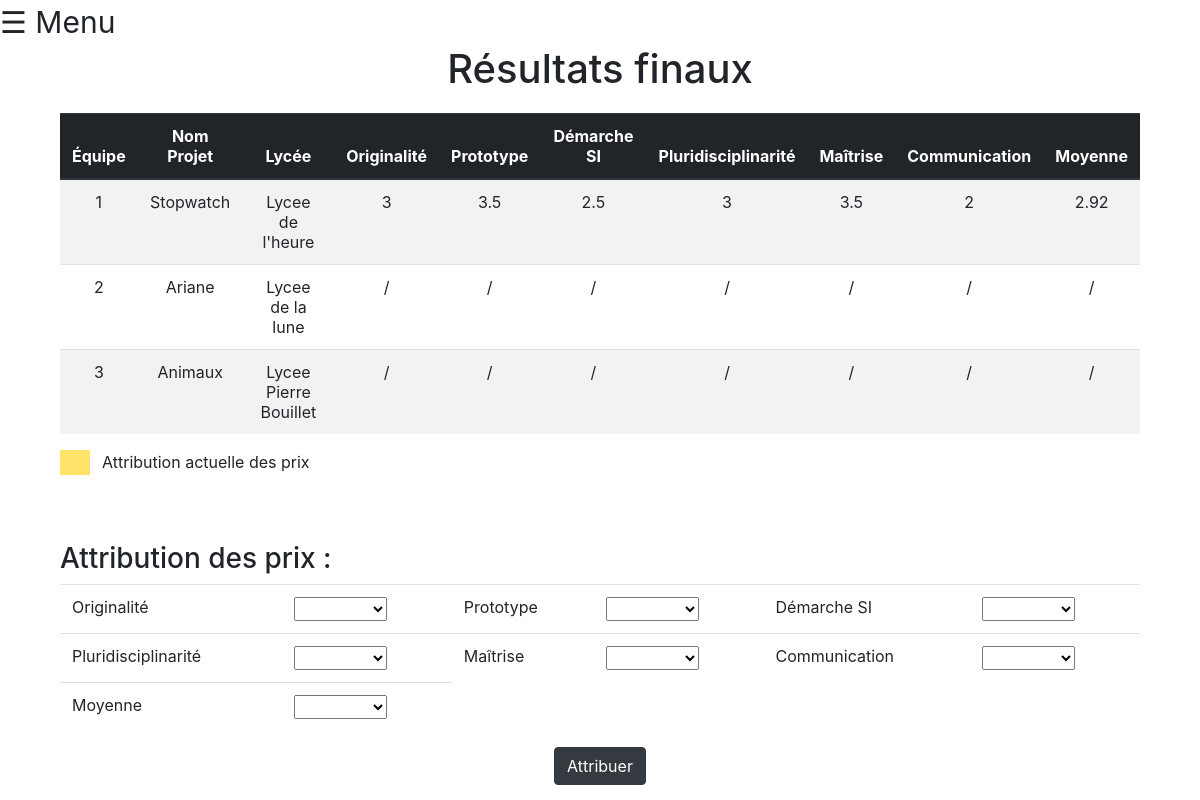
/site-web/templates/admin/resultats_admin.php (signed in), run on the app's committed database.
### tables this page shows
create table GROUPE(
    NumGroupe int,
    NomProjet varchar(30),
    Lycee varchar(100),
    numSalle int,
    image_Projet varchar(100),
    PRIMARY key(NumGroupe)
);

create table NOTE(
    idNote int,
    prototype int,
    originalite int,
    DemarcheScientifique int,
    pluriDisciplinarite int,
    MaitriseScientifique  int,
    Communication int,
    PRIMARY key(idNote)
);

### BD/Interactions/InteractionsBD.php (called while the page is built, shortened)
<?php
    function getNote($connexion,$numGroupe)
    {
        try
        {
            $Liste = array("Prototype"=>0,"Originalite"=> 0,"DemarcheSI"=>0,"pluriDisciplinarite"=>0,"Maitrise"=>0,"devDurable"=>0);
            $prep = "select idNote from DONNE where NumGroupe = $numGroupe";
            $reponse = $connexion->query($prep);
            $NB = $reponse->rowCount();
            if ($NB == 0)
            {
                return array("Prototype"=>-1,"Originalite"=>-1,"DemarcheSI"=>-1,"pluriDisciplinarite"=>-1,"Maitrise"=>-1,"devDurable"=>-1);
            }
            while ($donnees = $reponse->fetch())
            {
                $id = $donnees['idNote'];
                $req = "select * from NOTE where idNote = $id";
                $data = $connexion->query($req);
                $rep = $data->fetch();
                $Liste["Prototype"] += $rep['prototype'];
                $Liste["Originalite"] += $rep['originalite'];
                $Liste["DemarcheSI"] += $rep['DemarcheScientifique'];
                $Liste["pluriDisciplinarite"] += $rep['pluriDisciplinarite'];
                $Liste["Maitrise"] += $rep['MaitriseScientifique'];
                $Liste["devDurable"] += $rep['Communication'];
            }
            $Liste["Prototype"] = $Liste["Prototype"] / $NB;
            $Liste["Originalite"] = $Liste["Originalite"]/$NB;
            $Liste["DemarcheSI"] = $Liste["DemarcheSI"]/$NB;
            $Liste["pluriDisciplinarite"] = $Liste["pluriDisciplinarite"]/$NB;
            $Liste["Maitrise"] = $Liste["Maitrise"]/$NB;
            $Liste["devDurable"] = $Liste["devDurable"]/$NB;
            return $Liste;
        }
        catch(PDOException $e)
        {
        echo $e.getMessage();
        }
    }
?>

### site-web/templates/admin/resultats_admin.php (the view, shortened to what this page needs)
<html>
<head>
  <link rel="stylesheet" href="../../css/index.css"/>
  <link rel="stylesheet" href="https://maxcdn.bootstrapcdn.com/bootstrap/4.0.0-beta.3/css/bootstrap.min.css">
</head>
<body>
  <?php
    include 'menu_admin.php';
    include '../../../BD/Interactions/InteractionsBD.php';
    $db = connect_database();
  ?>
  <center><h1>Résultats finaux</h1></center>
  <div>
    <div style="padding-top: 1% ; padding-left: 5% ; padding-right: 5%">
      <table class="table table-striped" style="text-align: center;">
        <thead class="thead-dark">
          <tr>
            <th>Équipe</th>
            <th>Nom Projet</th>
            <th>Lycée</th>
            <th>Originalité</th>
            <th>Prototype</th>
            <th>Démarche SI</th>
            <th>Pluridisciplinarité</th>
            <th>Maîtrise</th>
            <th>Communication</th>
            <th>Moyenne</th>
          </tr>
        </thead>
        <?php
        $all_grp = array();
        $all_recompense = array();
        try{
          $stmt = $db->prepare("SELECT NumGroupe,Lycee,NomProjet FROM GROUPE");
          $stmt->execute();
          $stmt2 = $db->prepare("SELECT idGroupe, idRecompense FROM RECOMPENSE");
          $stmt2->execute();
          while($row = $stmt2->fetch()){
            $all_recompense[$row["idRecompense"]] = $row["idGroupe"];
          }
          $rec0 = 0;
          $rec1 = 0;
          $rec2 = 0;
          $rec3 = 0;
          $rec4 = 0;
          $rec5 = 0;
          $rec6 = 0;
          while($row = $stmt->fetch()){
            array_push($all_grp,$row['NumGroupe']);
            $liste = getNote($db,$row['NumGroupe']);
            echo "<tr>";
            echo "<td>".$row['NumGroupe']."</td>";
            echo "<td>".$row['NomProjet']."</td>";
            echo "<td>".$row['Lycee']."</td>";
            if($liste['Originalite']==-1){
              $rec0+=1;
              if ($rec0 != $all_recompense["1"]){
                echo "<td>". "/" ."</td>";
              }
              else{
                echo "<td bgcolor='#FFE469'>". "/" ."</td>";
              }
            }
            if($liste['Prototype']==-1){
              $rec1+=1;
              if ($rec1 != $all_recompense["2"]){
                echo "<td>". "/" ."</td>";
              }
              else{
                echo "<td bgcolor='#FFE469'>". "/" ."</td>";
              }
            }
            if($liste['DemarcheSI']==-1){
              $rec2+=1;
              if ($rec2 != $all_recompense["3"]){
                echo "<td>". "/" ."</td>";
              }
              else{
                echo "<td bgcolor='#FFE469'>". "/" ."</td>";
              }
            }
            if($liste['pluriDisciplinarite']==-1){
              $rec3+=1;
              if ($rec3 != $all_recompense["4"]){
                echo "<td>". "/" ."</td>";
              }
              else{
                echo "<td bgcolor='#FFE469'>". "/" ."</td>";
              }
            }
            if($liste['Maitrise']==-1){
              $rec4+=1;
              if ($rec4 != $all_recompense["5"]){
                echo "<td>". "/" ."</td>";
              }
              else{
                echo "<td bgcolor='#FFE469'>". "/" ."</td>";
              }
            }
            if($liste['devDurable']==-1){
              $rec5+=1;
              if ($rec5 != $all_recompense["6"]){
                echo "<td>". "/" ."</td>";
              }
              else{
                echo "<td bgcolor='#FFE469'>". "/" ."</td>";
              }
            }
            if($liste['Originalite']==-1 OR $liste['Prototype']==-1 OR $liste['DemarcheSI']==-1 OR $liste['pluriDisciplinarite']==-1 OR $liste['Maitrise']==-1 OR $liste['devDurable']==-1){
              $rec6+=1;
              if ($rec6 != $all_recompense["7"]){
                echo "<td>". "/" ."</td>";
              }
              else{
                echo "<td bgcolor='#FFE469'>". "/" ."</td>";
              }
            }
            else{
              $rec0+=1;
              if ($rec0 != $all_recompense["1"]){
                echo "<td>".$liste['Originalite']."</td>";
              }
              else{
                echo "<td bgcolor='#FFE469'>".$liste['Originalite']."</td>";
              }
              $rec1+=1;
              if ($rec1 != $all_recompense["2"]){
                echo "<td>".$liste['Prototype']."</td>";
              }
              else{
                echo "<td bgcolor='#FFE469'>".$liste['Prototype']."</td>";
              }
              $rec2+=1;
              if ($rec2 != $all_recompense["3"]){
                echo "<td>".$liste['DemarcheSI']."</td>";
              }
              else{
                echo "<td bgcolor='#FFE469'>".$liste['DemarcheSI']."</td>";
              }
              $rec3+=1;
              if ($rec3 != $all_recompense["4"]){
                echo "<td>".$liste['pluriDisciplinarite']."</td>";
              }
              else{
                echo "<td bgcolor='#FFE469'>".$liste['pluriDisciplinarite']."</td>";
              }
              $rec4+=1;
              if ($rec4 != $all_recompense["5"]){
                echo "<td>".$liste['Maitrise']."</td>";
              }
              else{
                echo "<td bgcolor='#FFE469'>".$liste['Maitrise']."</td>";
              }
              $rec5+=1;
              if ($rec5 != $all_recompense["6"]){
                echo "<td>".$liste['devDurable']."</td>";
              }
              else{
                echo "<td bgcolor='#FFE469'>".$liste['devDurable']."</td>";
              }
              $rec6+=1;
              if ($rec6 != $all_recompense["7"]){
                echo "<td>".round(($liste['Originalite'] + $liste['Prototype'] + $liste['DemarcheSI'] + $liste['pluriDisciplinarite'] + $liste['Maitrise'] + $liste['devDurable'])/6, 2) ."</td>";
              }
              else{
                echo "<td bgcolor='#FFE469'>".round(($liste['Originalite'] + $liste['Prototype'] + $liste['DemarcheSI'] + $liste['pluriDisciplinarite'] + $liste['Maitrise'] + $liste['devDurable'])/6, 2) ."</td>";
              }
            }
            echo "</tr>";
          }
        }
        catch(Exception $e){
          echo $e.getMessage();
        }
        ?>
      </table>
    </div>
    <div style:"display: flex">
      <div style="background-color: #FFE469 ; height: 25px ; width: 30px ; float: left ; margin-left: 5%"> </div>
      <label style="padding-left: 1%">Attribution actuelle des prix</label>
    </div>
    <div style="padding-left: 5% ; padding-right: 5% ; padding-top: 5%">
      <h3>Attribution des prix :</h3>
      <form method="post" action="insert_res.php">
        <table class="table">
          <tr>
            <td>Originalité</td>
            <td>
              <select name="originalite">
                <option value="none"></option>
                <?php
                  foreach ($all_grp as $num) {
                    if ($all_recompense["1"]==$num){
                      echo "<option value='".$num."' selected='selected'>Groupe ".$num."</option>";
                    }
                    else{
                      echo "<option value='".$num."'>Groupe ".$num."</option>";
                    }
                  }?>
              </select>
            </td>
            <td>Prototype</td>
            <td>
              <select name="prototype">
                <option value="none"></option>
                <?php foreach ($all_grp as $num) {
                  if ($all_recompense["2"]==$num){
                    echo "<option value='".$num."' selected='selected'>Groupe ".$num."</option>";
                  }
                  else{
                    echo "<option value='".$num."'>Groupe ".$num."</option>";
                  }
                } ?>
              </select>
            </td>
            <td>Démarche SI</td>
            <td>
              <select name="demarche_si">
                <option value="none"></option>
                <?php foreach ($all_grp as $num) {
                  if ($all_recompense["3"]==$num){
                    echo "<option value='".$num."' selected='selected'>Groupe ".$num."</option>";
                  }
                  else{
                    echo "<option value='".$num."'>Groupe ".$num."</option>";
                  }
                } ?>
              </select>
            </td>
          </tr>
          <tr>
            <td>Pluridisciplinarité</td>
            <td>
              <select name="pluridisciplinarite">
                <option value="none"></option>
                <?php foreach ($all_grp as $num) {
                  if ($all_recompense["4"]==$num){
                    echo "<option value='".$num."' selected='selected'>Groupe ".$num."</option>";
                  }
                  else{
                    echo "<option value='".$num."'>Groupe ".$num."</option>";
                  }
                } ?>
              </select>
            </td>
            <td>Maîtrise</td>
            <td>
              <select name="maitrise">
                <option value="none"></option>
                <?php foreach ($all_grp as $num) {
                  if ($all_recompense["5"]==$num){
                    echo "<option value='".$num."' selected='selected'>Groupe ".$num."</option>";
                  }
                  else{
                    echo "<option value='".$num."'>Groupe ".$num."</option>";
                  }
                } ?>
              </select>
            </td>
            <td>Communication</td>
            <td>
              <select name="developpement_durable">
                <option value="none"></option>
                <?php foreach ($all_grp as $num) {
                  if ($all_recompense["6"]==$num){
                    echo "<option value='".$num."' selected='selected'>Groupe ".$num."</option>";
                  }
                  else{
                    echo "<option value='".$num."'>Groupe ".$num."</option>";
                  }
                } ?>
              </select>
            </td>
          </tr>
          <tr>
            <td>Moyenne</td>
            <td>
              <select name="moyenne">
                <option value="none"></option>
                <?php foreach ($all_grp as $num) {
                  if ($all_recompense["7"]==$num){
                    echo "<option value='".$num."' selected='selected'>Groupe ".$num."</option>";
                  }
                  else{
                    echo "<option value='".$num."'>Groupe ".$num."</option>";
                  }
                } ?>
              </select>
            </td>
          </tr>
        </table>
        <center>
          <div>
            <input class="btn btn-dark" type="submit" value="Attribuer"/>
          </div>
        </center>
      </form>
    </div>
  </div>
</body>
</html>

### site-web/templates/admin/menu_admin.php (shortened to what this page needs)
<span style="font-size:30px;cursor:pointer" onclick="openNav()">&#9776; Menu</span>

### site-web/css/index.css (style rules this page uses)
body { font-family: "Lato", sans-serif; }

### data on the page
groupe: NumGroupe "1", NomProjet "Stopwatch", Lycee "Lycee de l'heure", note.DemarcheScientifique "3", Prototype "3.5", DemarcheSI "2.5", Maitrise "3.5", devDurable "2", note.DemarcheScientifique "2.92"
groupe: NumGroupe "2", NomProjet "Ariane", Lycee "Lycee de la lune"
groupe: NumGroupe "3", NomProjet "Animaux", Lycee "Lycee Pierre Bouillet"
